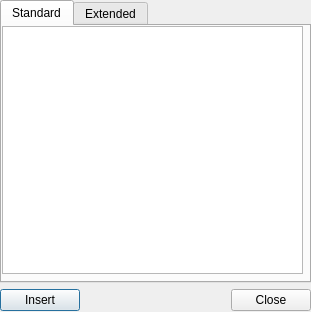
<?xml version="1.0" encoding="UTF-8"?>
<ui version="4.0">
 <class>uiEmoticons</class>
 <widget class="QDialog" name="uiEmoticons">
  <property name="geometry">
   <rect>
    <x>0</x>
    <y>0</y>
    <width>311</width>
    <height>312</height>
   </rect>
  </property>
  <property name="minimumSize">
   <size>
    <width>311</width>
    <height>312</height>
   </size>
  </property>
  <property name="maximumSize">
   <size>
    <width>311</width>
    <height>312</height>
   </size>
  </property>
  <property name="windowTitle">
   <string>Emoticons</string>
  </property>
  <property name="windowIcon">
   <iconset resource="../scc.qrc">
    <normaloff>:/images/logo_64.png</normaloff>:/images/logo_64.png</iconset>
  </property>
  <widget class="QWidget" name="verticalLayoutWidget">
   <property name="geometry">
    <rect>
     <x>0</x>
     <y>0</y>
     <width>311</width>
     <height>311</height>
    </rect>
   </property>
   <layout class="QVBoxLayout" name="verticalLayout">
    <item>
     <widget class="QTabWidget" name="tabWidget">
      <property name="currentIndex">
       <number>0</number>
      </property>
      <widget class="QWidget" name="tab">
       <attribute name="title">
        <string>Standard</string>
       </attribute>
       <widget class="QListWidget" name="listWidget_standard">
        <property name="geometry">
         <rect>
          <x>0</x>
          <y>0</y>
          <width>301</width>
          <height>248</height>
         </rect>
        </property>
        <property name="dragDropMode">
         <enum>QAbstractItemView::NoDragDrop</enum>
        </property>
        <property name="iconSize">
         <size>
          <width>48</width>
          <height>48</height>
         </size>
        </property>
        <property name="movement">
         <enum>QListView::Static</enum>
        </property>
        <property name="viewMode">
         <enum>QListView::IconMode</enum>
        </property>
        <property name="uniformItemSizes">
         <bool>true</bool>
        </property>
        <property name="sortingEnabled">
         <bool>true</bool>
        </property>
       </widget>
      </widget>
      <widget class="QWidget" name="tab_2">
       <attribute name="title">
        <string>Extended</string>
       </attribute>
       <widget class="QListWidget" name="listWidget_extended">
        <property name="geometry">
         <rect>
          <x>0</x>
          <y>0</y>
          <width>301</width>
          <height>248</height>
         </rect>
        </property>
        <property name="dragDropMode">
         <enum>QAbstractItemView::NoDragDrop</enum>
        </property>
        <property name="iconSize">
         <size>
          <width>48</width>
          <height>48</height>
         </size>
        </property>
        <property name="movement">
         <enum>QListView::Static</enum>
        </property>
        <property name="viewMode">
         <enum>QListView::IconMode</enum>
        </property>
        <property name="uniformItemSizes">
         <bool>true</bool>
        </property>
        <property name="sortingEnabled">
         <bool>true</bool>
        </property>
       </widget>
      </widget>
     </widget>
    </item>
    <item>
     <layout class="QHBoxLayout" name="horizontalLayout">
      <item>
       <widget class="QPushButton" name="pushButton_insert">
        <property name="text">
         <string>Insert</string>
        </property>
       </widget>
      </item>
      <item>
       <widget class="QDialogButtonBox" name="buttonBox">
        <property name="standardButtons">
         <set>QDialogButtonBox::Close</set>
        </property>
       </widget>
      </item>
     </layout>
    </item>
   </layout>
  </widget>
 </widget>
 <resources>
  <include location="../scc.qrc"/>
 </resources>
 <connections/>
</ui>
